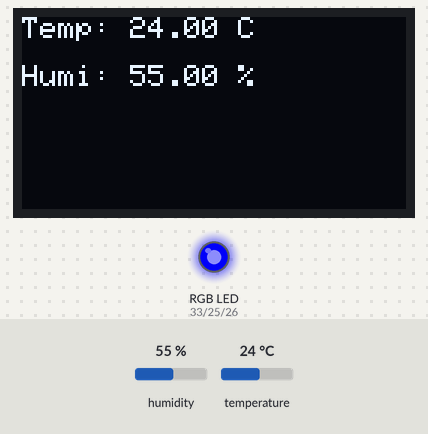
Simulated run of this program. Board: ESP32. Parts: 128×64 one-colour display, an RGB LED mixed from three pins (HIGH = lit). Inputs (shaded band) come from the test bench; at power-on: temperature 24 °C, humidity 55 %. What the program prints to the serial monitor is not drawn.

Above: at 1.7 s.
1.8 s: temperature set to 20 °C
At 2.9 s:
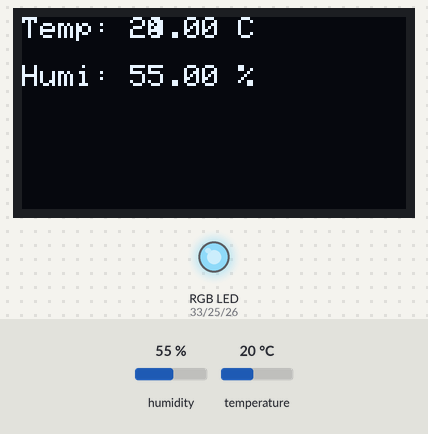
4.5 s: temperature set to 28 °C
At 5.5 s:
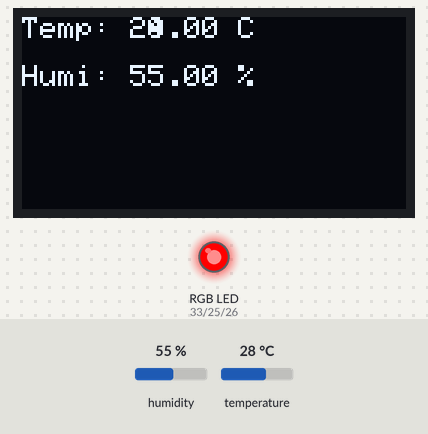
7.2 s: humidity set to 22 %
At 9.4 s:
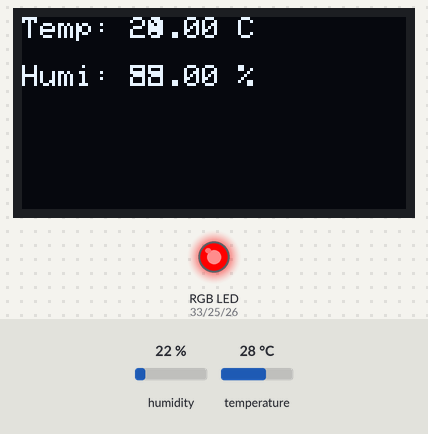
10.2 s: temperature set to 24 °C
At 11.9 s:
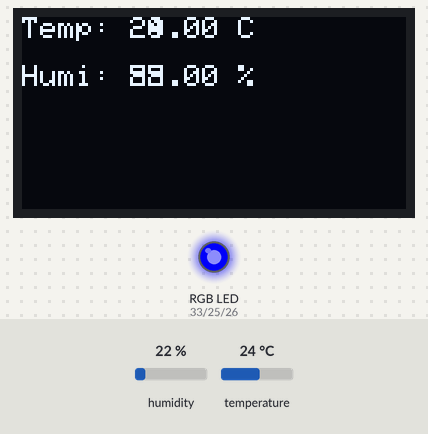
Timing chart, 0 to 13.4 s (numbered marks = the images above; inputs shaded):
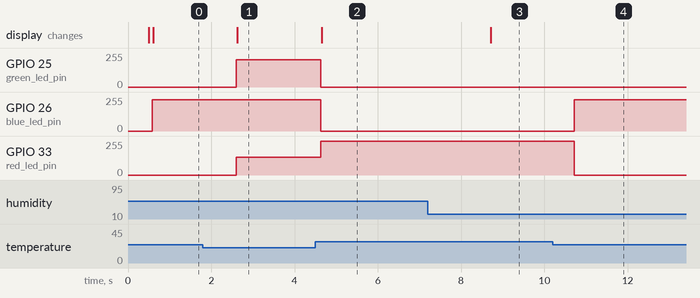

The program:

main.cpp
```cpp
#include <Arduino.h>
#include <DHT.h>               // dht sensor
#include <Wire.h>             // For I2C
#include <Adafruit_GFX.h>     // Graphics and font
#include <Adafruit_SSD1306.h> // Adafruit driver

//initalize oled
#define SCREEN_WIDTH 128
#define SCREEN_HEIGHT 64

Adafruit_SSD1306 oled(SCREEN_WIDTH, SCREEN_HEIGHT, &Wire, -1);

// initalize the pin for the dht11
const int dht_pin = 4;
#define DHTTYPE DHT11

/* DHT ---> class provided DHT library, dht --> Object name,
(dht_pin, DHTTYPE) --> "Create a sensor object, hook it up to digital pin 2, and treat it like a DHT11 model.
*/

DHT dht(dht_pin, DHTTYPE);

// initialize the rbg led pins
const int red_led_pin = 33;
const int green_led_pin = 25;
const int blue_led_pin = 26;

//#color function in (r,g,b) format
void rgb_color(int r, int g, int b)
{
  analogWrite(red_led_pin, r);
  analogWrite(green_led_pin, g);
  analogWrite(blue_led_pin, b);
}

// main control function that checks status
void check_status(float tempx){
  if (tempx > 25){
    rgb_color(255, 0, 0);
    printf("It's hot!\n");
  } else if (tempx < 22 ){
    rgb_color(135, 206, 235);
    printf("It's warm!\n");
  } else{
    rgb_color(0, 0, 235);
  }
}

void setup()
{
  Serial.begin(115200);

  Wire.begin(21, 22, 400000);

  delay(500);

  if(!oled.begin(SSD1306_SWITCHCAPVCC, 0x3C)) {
    Serial.println(F("SSD1306 allocation failed"));
    for(;;);
  }

  oled.clearDisplay();
  oled.display();

  dht.begin();

  pinMode(red_led_pin, OUTPUT);
  pinMode(green_led_pin, OUTPUT);
  pinMode(blue_led_pin, OUTPUT);
}

void loop() {
  float temp = dht.readTemperature();
  float humi = dht.readHumidity();

  check_status(temp);

  oled.setTextSize(1);
  oled.setTextColor(SSD1306_WHITE);

oled.setCursor(0, 0);
oled.print("Temp: ");
oled.print(temp);
oled.print(" C");

// Row 2: Humidity
oled.setCursor(0, 16);
oled.print("Humi: ");
oled.print(humi);
oled.print(" %");

oled.display();
}
```

Measured:
- the behaviour switches between 22 and 21 °C on temperature (found by bisection; images 0 and 1)
- the behaviour switches between 26 and 25 °C on temperature (found by bisection; images 3 and 4)
- after the input at 1.8 s, GPIO 25 (green_led_pin): 0/255 → 206/255 after 0.80 s; GPIO 33 (red_led_pin): 0/255 → 135/255 after 0.80 s; the display: changes after 0.83 s (image 1)
- after the input at 4.5 s, GPIO 25 (green_led_pin): 206/255 → 0/255 after 0.13 s; GPIO 26 (blue_led_pin): 235/255 → 0/255 after 0.13 s; GPIO 33 (red_led_pin): 135/255 → 255/255 after 0.13 s; the display: changes after 0.16 s (image 2)
- after the input at 7.2 s, the display: changes after 1.5 s (image 3)
- after the input at 10.2 s, GPIO 26 (blue_led_pin): 0/255 → 235/255 after 0.52 s; GPIO 33 (red_led_pin): 255/255 → 0/255 after 0.52 s
